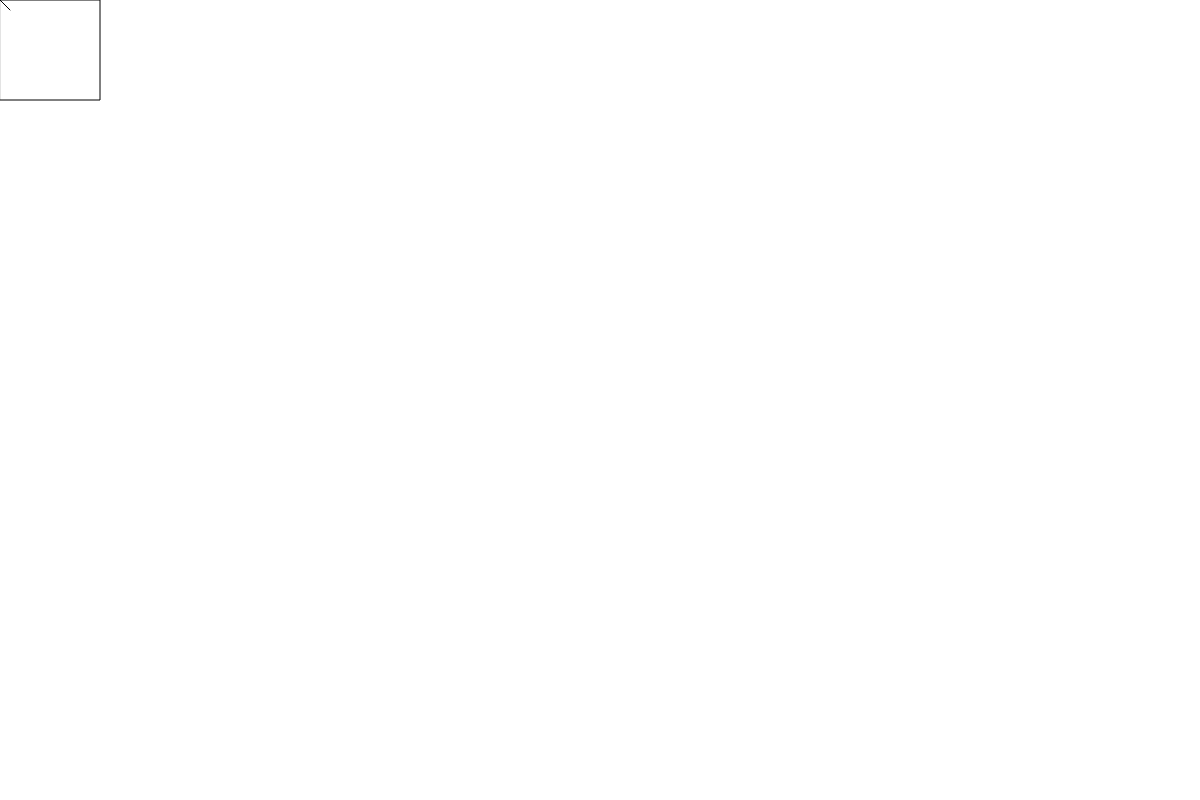
Frame 1 (no input)
Frame 60 (no input): identical to frame 1, image omitted
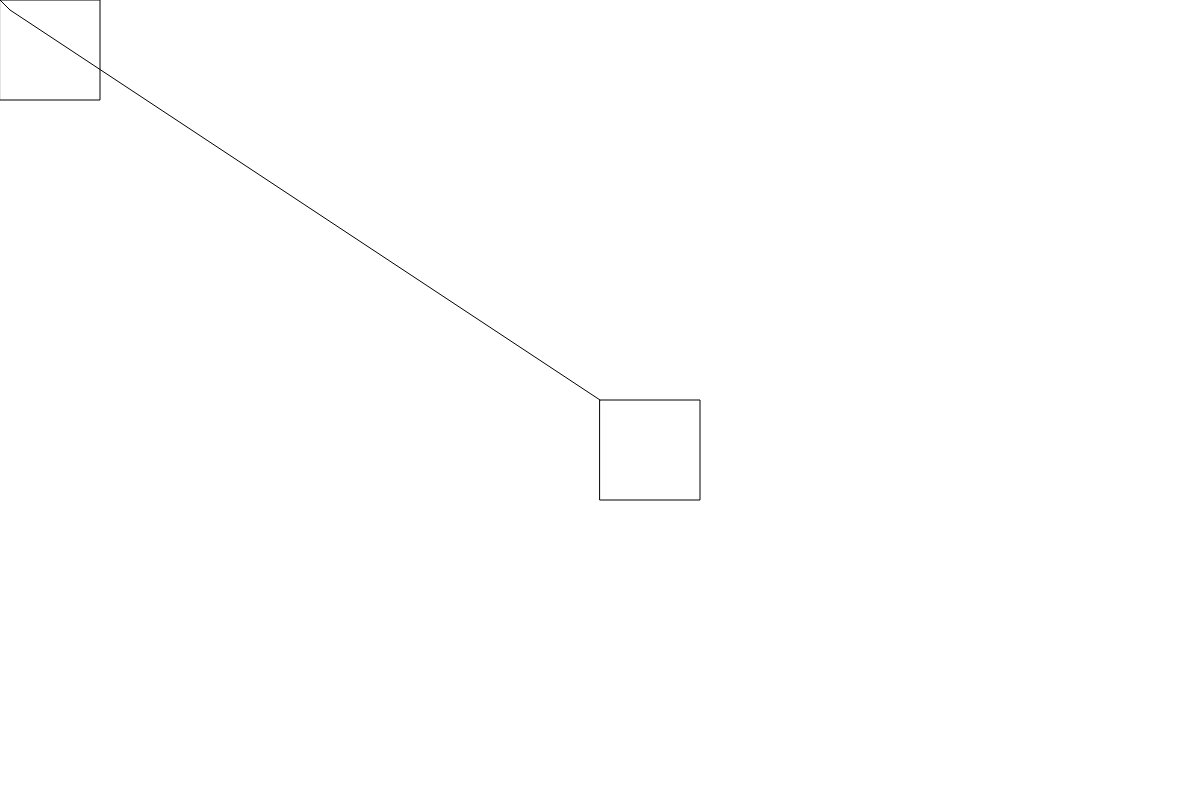
Frame 120 (the mouse pressed at the canvas centre since frame 60)

The p5.js sketch that drew these frames (run headless with seeded random() and noise() and a simulated clock; from frame 60 on, the mouse is pressed at the canvas centre):

// p5.js sketch
// ── sketch.js
/* using the mouse to create a shape moving and changing
colours using the mouse witha line trail behind
Kayden Jiwa
2019-04-4*/
//position variables

mouseY=100
mouseX=100

function setup() {
  var myCanvas = createCanvas(1200,800);

}

function draw() {
  // put drawing code here
}

function mouseMoved() {
  // This function is called whenever the mouse is moved
  rect(mouseX, mouseY, 100, 100); // Draw a rectangle
  line(10,10,mouseX,mouseY) // attach a line from 10,10 to where the mouse pointer is
}
function mouseClicked() {
  // This function is called whenever the mouse is clicked
  // (but the mouse must not be moving at the same time)
  // and will change the fill colour randomly
  fill(random(255), random(255), random(255));
}
